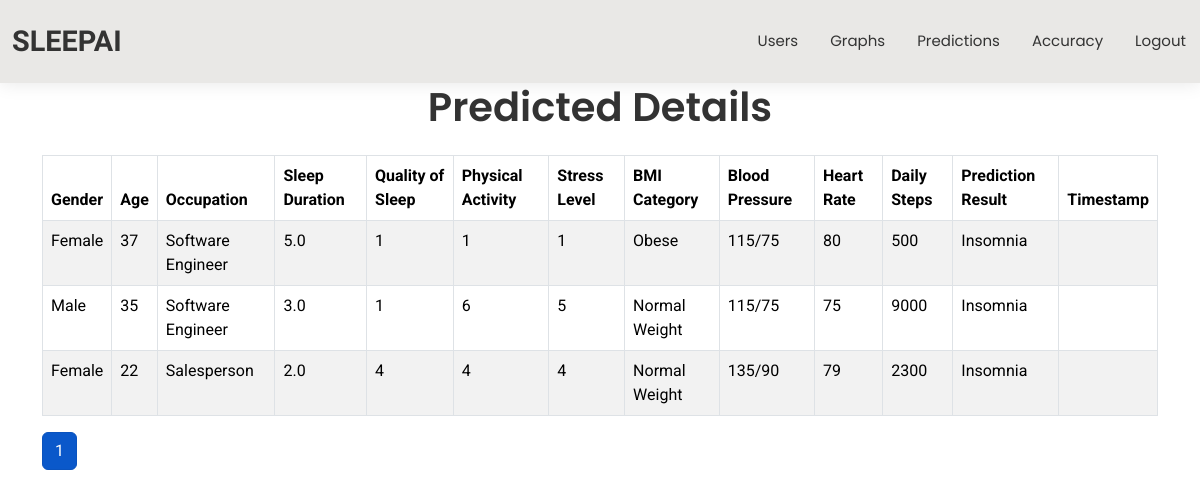
/Admins/admindisplaypredictions, run on an earlier commit of the app's database.
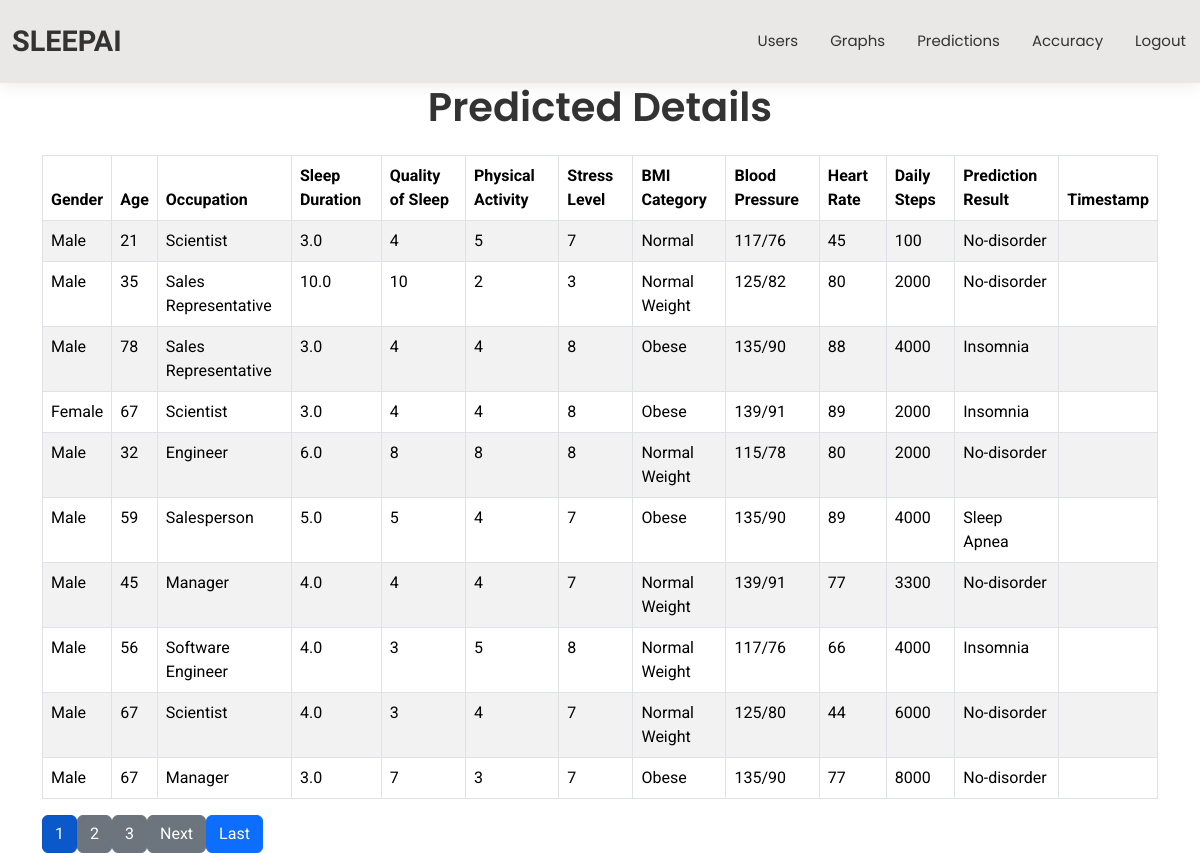
And on a later commit of the database.
### User/models.py (models this page shows, shortened)
class SleepDisorderPrediction(models.Model):
    gender = models.CharField(max_length=10)
    age = models.IntegerField()
    occupation = models.CharField(max_length=50)
    sleep_duration = models.FloatField()
    quality_of_sleep = models.IntegerField()
    physical_activity = models.IntegerField()
    stress_level = models.IntegerField()
    bmi_category = models.CharField(max_length=20)
    blood_pressure = models.CharField(max_length=10)
    heart_rate = models.IntegerField()
    daily_steps = models.IntegerField()
    prediction_result = models.CharField(max_length=20)
    created_at = models.DateTimeField(auto_now_add=True)

### Admins/views.py (the view)
# urls.py: path('admindisplaypredictions', admindisplaypredictions, name='admindisplaypredictions')
def admindisplaypredictions(request):
    predictions = SleepDisorderPrediction.objects.all().order_by('-created_at')
    paginator = Paginator(predictions, 10)
    page_number = request.GET.get('page', 1)
    page_obj = paginator.get_page(page_number)
    return render(request, 'Admin/admindisplaypredictions.html', {'page_obj': page_obj})

### templates/Admin/admindisplaypredictions.html (shortened to what this page needs)
{% extends "Admin/adminbase.html" %}
{% block contents %}
<div class="container">
    <h1 class="mb-4 text-center" style="font-family: 'Poppins', sans-serif; font-weight: 600;">Predicted Details</h1>
    <table class="table table-striped table-bordered">
        <thead>
            <tr>
                <th>Gender</th>
                <th>Age</th>
                <th>Occupation</th>
                <th>Sleep Duration</th>
                <th>Quality of Sleep</th>
                <th>Physical Activity</th>
                <th>Stress Level</th>
                <th>BMI Category</th>
                <th>Blood Pressure</th>
                <th>Heart Rate</th>
                <th>Daily Steps</th>
                <th>Prediction Result</th>
                <th>Timestamp</th>
            </tr>
        </thead>
        <tbody>
            {% for prediction in page_obj %}
            <tr>
                <td>{{ prediction.gender }}</td>
                <td>{{ prediction.age }}</td>
                <td>{{ prediction.occupation }}</td>
                <td>{{ prediction.sleep_duration }}</td>
                <td>{{ prediction.quality_of_sleep }}</td>
                <td>{{ prediction.physical_activity }}</td>
                <td>{{ prediction.stress_level }}</td>
                <td>{{ prediction.bmi_category }}</td>
                <td>{{ prediction.blood_pressure }}</td>
                <td>{{ prediction.heart_rate }}</td>
                <td>{{ prediction.daily_steps }}</td>
                <td>{{ prediction.prediction_result }}</td>
                <td>{{ prediction.timestamp }}</td>
            </tr>
            {% empty %}
            <tr>
                <td colspan="13" class="text-center">No predictions available.</td>
            </tr>
            {% endfor %}
        </tbody>
    </table>
    <div class="pagination">
        {% for num in page_obj.paginator.page_range %}
        {% if page_obj.number == num %}
        <a href="?page={{ num }}" class="btn btn-primary active">{{ num }}</a>
        {% else %}
        <a href="?page={{ num }}" class="btn btn-secondary">{{ num }}</a>
        {% endif %}
        {% endfor %}
        {% if page_obj.has_next %}
        <a href="?page={{ page_obj.next_page_number }}" class="btn btn-secondary">Next</a>
        <a href="?page={{ page_obj.paginator.num_pages }}" class="btn btn-primary">Last</a>
        {% endif %}
    </div>
</div>
{% endblock %}

### templates/Admin/adminbase.html (shortened to what this page needs)
<!DOCTYPE html>
{% load static%}
<html lang="en">
<head>
  <link href="{% static 'vendor/bootstrap/css/bootstrap.min.css' %}" rel="stylesheet">
  <link href="{% static 'vendor/bootstrap-icons/bootstrap-icons.css' %}" rel="stylesheet">
  <link href="{% static 'vendor/aos/aos.css' %}" rel="stylesheet">
  <link href="{% static 'vendor/swiper/swiper-bundle.min.css' %}" rel="stylesheet">
  <link href="{% static 'vendor/glightbox/css/glightbox.min.css' %}" rel="stylesheet">
  <link href="{% static 'css/main.css' %}" rel="stylesheet">
</head>
<body class="index-page">
  <header id="header" class="header d-flex align-items-center light-background sticky-top">
    <div class="container-fluid position-relative d-flex align-items-center justify-content-between">
      <a  class="logo d-flex align-items-center me-auto me-xl-0">
        <h1 class="m-0" style="font-weight: 700; font-size: 1.8rem; color: #333;">SLEEPAI</h1>
      </a>
      <nav id="navmenu" class="navmenu">
        <ul>
          <li><a href="{% url 'adminhome' %}">Users</a></li>
          <li><a href="{% url 'admingraphs' %}">Graphs</a></li>
          <li><a href="{% url 'admindisplaypredictions' %}">Predictions</a></li>
          <li><a href="{% url 'adminaccuracy' %}">Accuracy</a></li>
          <li><a href="{% url 'user_logout' %}">Logout</a></li>
        </ul>
      </nav>
    </div>
  </header>
  <main class="main">
    {%block contents%}
    {%endblock%}
  </main>
</body>
</html>

### static/css/main.css (style rules this page uses)
:root { --default-font: 'Roboto', system-ui, -apple-system, 'Segoe UI', Roboto, 'Helvetica Neue', Arial, 'Noto Sans', 'Liberation Sans', sans-serif, 'Apple Color Emoji', 'Segoe UI Emoji', 'Segoe UI Symbol', 'Noto Color Emoji'; --heading-font: 'Raleway', sans-serif; --nav-font: 'Poppins', sans-serif; --image-blue: #4e73df; --image-purple: #6610f2; --image-light-bg: #e0e7ff; --image-dark-text: #333333; --image-white-text: #ffffff; }
:root { --background-color: linear-gradient(to bottom right, #046bf2, #f0f9ff, #11f1bd); --default-color: var(--image-dark-text); --heading-color: var(--image-dark-text); --accent-color: var(--image-blue); --surface-color: var(--image-white-text); --contrast-color: var(--image-white-text); }
:root { --nav-color: var( --image-dark-text ); --nav-hover-color: var( --image-blue ); --nav-mobile-background-color: var( --image-white-text ); --nav-dropdown-background-color: var( --image-white-text ); --nav-dropdown-color: var( --image-dark-text ); --nav-dropdown-hover-color: var( --image-blue ); }
.light-background { --background-color: #e9e8e6; --surface-color: #ffffff; }
:root { scroll-behavior: smooth; }
body { color: var(--default-color); background-color: var(--background-color); font-family: var(--default-font); }
a { color: var(--accent-color); text-decoration: none; transition: 0.3s; }
h1, h2, h3, h4, h5, h6 { color: var(--heading-color); font-family: var(--heading-font); }
.header { color: var(--default-color); background-color: var( --background-color ); padding: 15px 0; transition: all 0.5s; z-index: 997; box-shadow: 0px 0 18px rgba(0, 0, 0, 0.1); }
.header .logo { line-height: 1; }
.header .logo h1 { font-size: 32px; margin: 0; font-weight: 300; text-transform: uppercase; color: var(--heading-color); }
@media (max-width: 1200px) { .header .logo { order: 1; } }
@media (max-width: 1200px) { .header .navmenu { order: 3; } }
@media (min-width: 1200px) { .navmenu { display: flex; justify-content: flex-end; align-items: center; margin-left: auto; } }
@media (min-width: 1200px) { .navmenu ul { margin: 0; padding: 0; display: flex; list-style: none; align-items: center; } }
@media (min-width: 1200px) { .navmenu li { position: relative; } }
@media (min-width: 1200px) { .navmenu > ul > li { white-space: nowrap; padding: 15px 14px; } }
@media (min-width: 1200px) { .navmenu > ul > li:last-child { padding-right: 0; } }
@media (min-width: 1200px) { .navmenu a, .navmenu a:focus { color: var(--nav-color); font-size: 15px; padding: 0 2px; font-family: var(--nav-font); font-weight: 400; display: flex; align-items: center; justify-content: space-between; white-space: nowrap; transition: 0.3s; position: relative; } }
@media (min-width: 1200px) { .navmenu > ul > li > a:before { content: ''; position: absolute; height: 2px; bottom: -6px; left: 0; background-color: var(--nav-hover-color); visibility: hidden; width: 0px; transition: all 0.3s ease-in-out 0s; } }

What changed in the data, as far as the page shows it:
no longer on this page (row unchanged): SleepDisorderPrediction: gender "Female", age "37", occupation "Software Engineer", sleep_duration "5.0", quality_of_sleep "1", physical_activity "1", stress_level "1", bmi_category "Obese", blood_pressure "115/75", heart_rate "80", daily_steps "500", prediction_result "Insomnia"
no longer on this page (row unchanged): SleepDisorderPrediction: gender "Male", age "35", occupation "Software Engineer", sleep_duration "3.0", quality_of_sleep "1", physical_activity "6", stress_level "5", bmi_category "Normal Weight", blood_pressure "115/75", heart_rate "75", daily_steps "9000", prediction_result "Insomnia"
no longer on this page (row unchanged): SleepDisorderPrediction: gender "Female", age "22", occupation "Salesperson", sleep_duration "2.0", quality_of_sleep "4", physical_activity "4", stress_level "4", bmi_category "Normal Weight", blood_pressure "135/90", heart_rate "79", daily_steps "2300", prediction_result "Insomnia"
added SleepDisorderPrediction: gender "Male", age "21", occupation "Scientist", sleep_duration "3.0", quality_of_sleep "4", physical_activity "5", stress_level "7", bmi_category "Normal", blood_pressure "117/76", heart_rate "45", daily_steps "100", prediction_result "No-disorder"
added SleepDisorderPrediction: gender "Male", age "35", occupation "Sales Representative", sleep_duration "10.0", quality_of_sleep "10", physical_activity "2", stress_level "3", bmi_category "Normal Weight", blood_pressure "125/82", heart_rate "80", daily_steps "2000", prediction_result "No-disorder"
added SleepDisorderPrediction: gender "Male", age "78", occupation "Sales Representative", sleep_duration "3.0", quality_of_sleep "4", physical_activity "4", stress_level "8", bmi_category "Obese", blood_pressure "135/90", heart_rate "88", daily_steps "4000", prediction_result "Insomnia"
added SleepDisorderPrediction: gender "Female", age "67", occupation "Scientist", sleep_duration "3.0", quality_of_sleep "4", physical_activity "4", stress_level "8", bmi_category "Obese", blood_pressure "139/91", heart_rate "89", daily_steps "2000", prediction_result "Insomnia"
added SleepDisorderPrediction: gender "Male", age "32", occupation "Engineer", sleep_duration "6.0", quality_of_sleep "8", physical_activity "8", stress_level "8", bmi_category "Normal Weight", blood_pressure "115/78", heart_rate "80", daily_steps "2000", prediction_result "No-disorder"
added SleepDisorderPrediction: gender "Male", age "59", occupation "Salesperson", sleep_duration "5.0", quality_of_sleep "5", physical_activity "4", stress_level "7", bmi_category "Obese", blood_pressure "135/90", heart_rate "89", daily_steps "4000", prediction_result "Sleep Apnea"
added SleepDisorderPrediction: gender "Male", age "45", occupation "Manager", sleep_duration "4.0", quality_of_sleep "4", physical_activity "4", stress_level "7", bmi_category "Normal Weight", blood_pressure "139/91", heart_rate "77", daily_steps "3300", prediction_result "No-disorder"
added SleepDisorderPrediction: gender "Male", age "56", occupation "Software Engineer", sleep_duration "4.0", quality_of_sleep "3", physical_activity "5", stress_level "8", bmi_category "Normal Weight", blood_pressure "117/76", heart_rate "66", daily_steps "4000", prediction_result "Insomnia"
added SleepDisorderPrediction: gender "Male", age "67", occupation "Scientist", sleep_duration "4.0", quality_of_sleep "3", physical_activity "4", stress_level "7", bmi_category "Normal Weight", blood_pressure "125/80", heart_rate "44", daily_steps "6000", prediction_result "No-disorder"
added SleepDisorderPrediction: gender "Male", age "67", occupation "Manager", sleep_duration "3.0", quality_of_sleep "7", physical_activity "3", stress_level "7", bmi_category "Obese", blood_pressure "135/90", heart_rate "77", daily_steps "8000", prediction_result "No-disorder"
Also different on the page:
new list line: "2"
new list line: "3"
text now shown: "Next Last"
